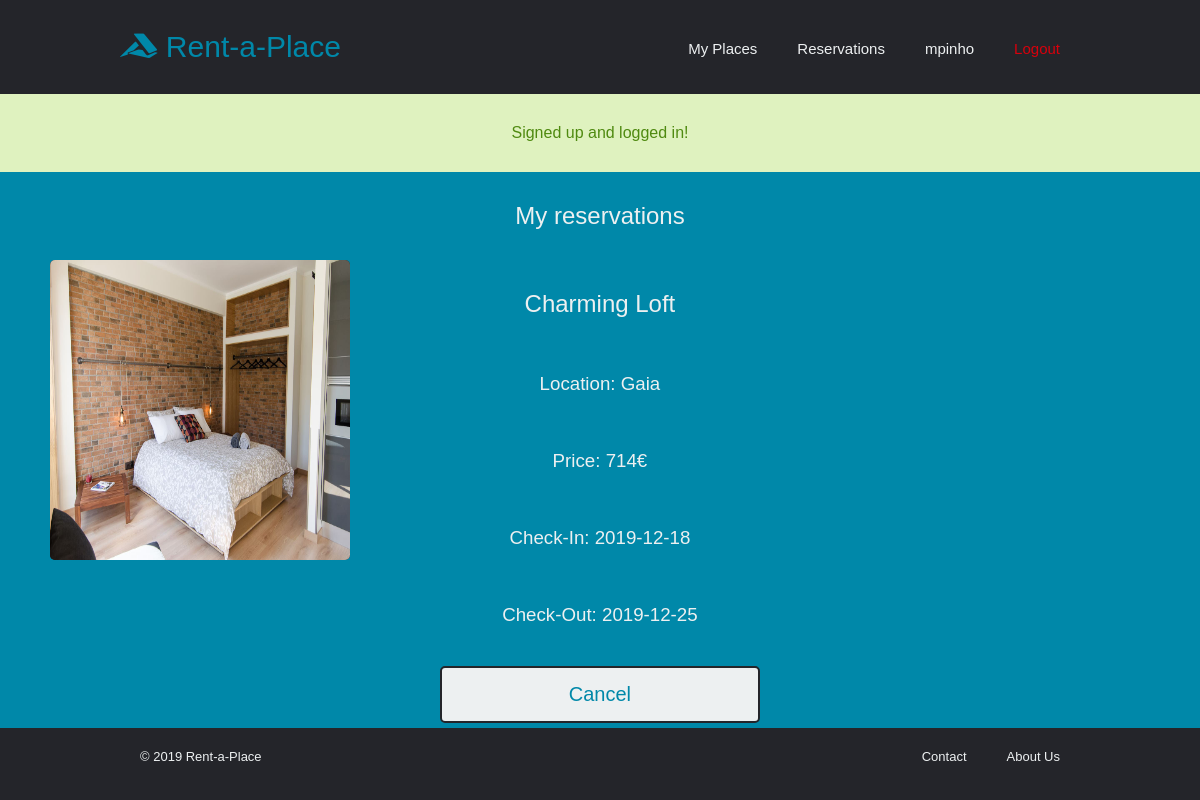
Screenshot of /pages/reservations.php (signed in) with the database file from the repository.
### tables this page shows
CREATE TABLE Reservations (id INTEGER PRIMARY KEY, touristID INTEGER, propertyID INTEGER, startDate DATE NOT NULL, endDate DATE NOT NULL, price FLOAT NOT NULL);

CREATE TABLE Photos (id INTEGER PRIMARY KEY, propertyID INTEGER, path TEXT NOT NULL);

CREATE TABLE Properties (id INTEGER PRIMARY KEY, ownerID INTEGER NOT NULL, price FLOAT NOT NULL, title VARCHAR NOT NULL, location VARCHAR NOT NULL, description VARCHAR NOT NULL, availabilityStart DATE, availabilityEnd DATE);

### pages/reservations.php (called while the page is built, shortened)
<?php
  include_once('../templates/tpl_common.php');
  include_once('../templates/tpl_reservations.php');
  include_once('../database/db_reservations.php');
  $reservations = getReservations();
  draw_userReservations($reservations);

### database/db_reservations.php (called while the page is built, shortened)
<?php
    include_once('../database/db_user.php');
  function getReservations()
  {
      $db = Database::instance()->db();
      $touristID = getUser($_SESSION['username'])['id'];
      $stmt = $db->prepare('SELECT * FROM Reservations WHERE touristID = ? ');
      $stmt->execute(array($touristID));
      return $stmt->fetchAll();
  }

### database/db_user.php (called while the page is built, shortened)
<?php
  function getUser($username)
  {
      $db = Database::instance()->db();
      $stmt = $db->prepare('SELECT * FROM Users WHERE username = ?');
      $stmt->execute(array($username));
      return $stmt->fetch();
  }

### database/db_properties.php (called while the page is built, shortened)
<?php
    include_once('../database/db_user.php');
  function getProperty($property_id)
  {
      $db = Database::instance()->db();
      $stmt = $db->prepare('SELECT * FROM Properties WHERE id = ?');
      $stmt->execute(array($property_id));
      return $stmt->fetch();
  }
  function getPropertyPhotos($property_id)
  {
      $db = Database::instance()->db();
      $stmt = $db->prepare('SELECT * FROM Photos WHERE propertyID = ?');
      $stmt->execute(array($property_id));
      return $stmt->fetchAll();
  }

### templates/tpl_reservations.php (the view, shortened to what this page needs)
<?php
include_once('../database/db_properties.php');
function draw_userReservations($reservations)
{
    ?>
    <h2>My reservations</h2>
        <section id="properties">
            <?php
                foreach ($reservations as $reservation) { ?>
                <div id="container">
                    <?php draw_reservations($reservation); ?>
                </div>
            <?php } ?>
        </section>
    <?php
} ?>
<?php function draw_reservations($reservation)
                {
                   $rental=  getProperty($reservation['propertyID']);
                   $photos = getPropertyPhotos($rental['id']);
                    ?>
<a href="../pages/property.php?id=<?=$reservation['propertyID']?> " class="rental">
<article>
  <main>
    <div class="row">
        <div class="column">
        <img src="../images/properties/<?php echo $photos[0]['path'];?>" alt="Property Image"/>
        </div>
    <div class="column">
    <h2><?=$rental['title']?></h2>
    <h3>Location: <?=$rental['location']?></h3>
    <h3>Price: <?=$reservation['price']?>€</h3>
    <p id="checkIn"><h3>Check-In: <?= $reservation['startDate'] ?></h3></p>
    <p id="checkOut"><h3>Check-Out: <?= $reservation['endDate'] ?></h3></p>
    <form id="deleteReservation" action="../actions/action_removeReservation.php" method="post">
            <input id="button" type="submit" value="Cancel">
        </form>
    </div>
    </div>
  </article>  </a>
<?php } ?>

### css/style.css (style rules this page uses)
* { box-sizing: border-box; margin: 0; padding: 0; background-color: #24252a; font-family: "Montserrat", sans-serif; font-weight: 500; }

### css/auth.css (style rules this page uses)
form { background-color: #0088a9; padding-right: 10%; padding-left: 10%; font-weight: 500; color: #edf0f1; }
h2 { color: #edf0f1; background-color: #0088a9; padding: 30px 10%; text-align: center; }
input { width: 100%; color: #edf0f1; padding: 15px 20px; margin: 5px 0; box-sizing: border-box; font-size: 15px; border: none; border-radius: 5px; text-align: center; }
input[type="submit"] { color: #0088a9; font-size: 20px; font-weight: 500; padding: 15px 20px; border: 2px solid #24252a; border-radius: 5px; cursor: pointer; margin-top: 10px; background-color: #edf0f1; transition: all 0.3s ease 0s; width: 100%; }

### css/aboutus.css (style rules this page uses)
h3 { color: #edf0f1; background-color: #0088a9; padding: 30px 10%; }

### css/rental.css (style rules this page uses)
.rental { transition: all 0.3s ease 0s; color: #edf0f1; text-decoration: none; background-color: #0088a9; }
.rental article { border-bottom: 2px solid #24252a; }
.rental h3 { margin-top: -5px; text-align: center; }
.rental img { width: 300px; height: 300px; border-radius: 5px; }
.rental .row { width: 100%; display: inline-block; background-color: #0088a9; }
.rental .column { float: left; width: 33.33%; text-align: center; background-color: #0088a9; }
.rental h2 { text-align: center; }

### rows the page displays
reservations: photos.path (picture), propertyID.title "Charming Loft", propertyID.location "Gaia", price "714", startDate "2019-12-18", endDate "2019-12-25"

### other values shown
$username "mpinho"
$message['content'] "Signed up and logged in!"
